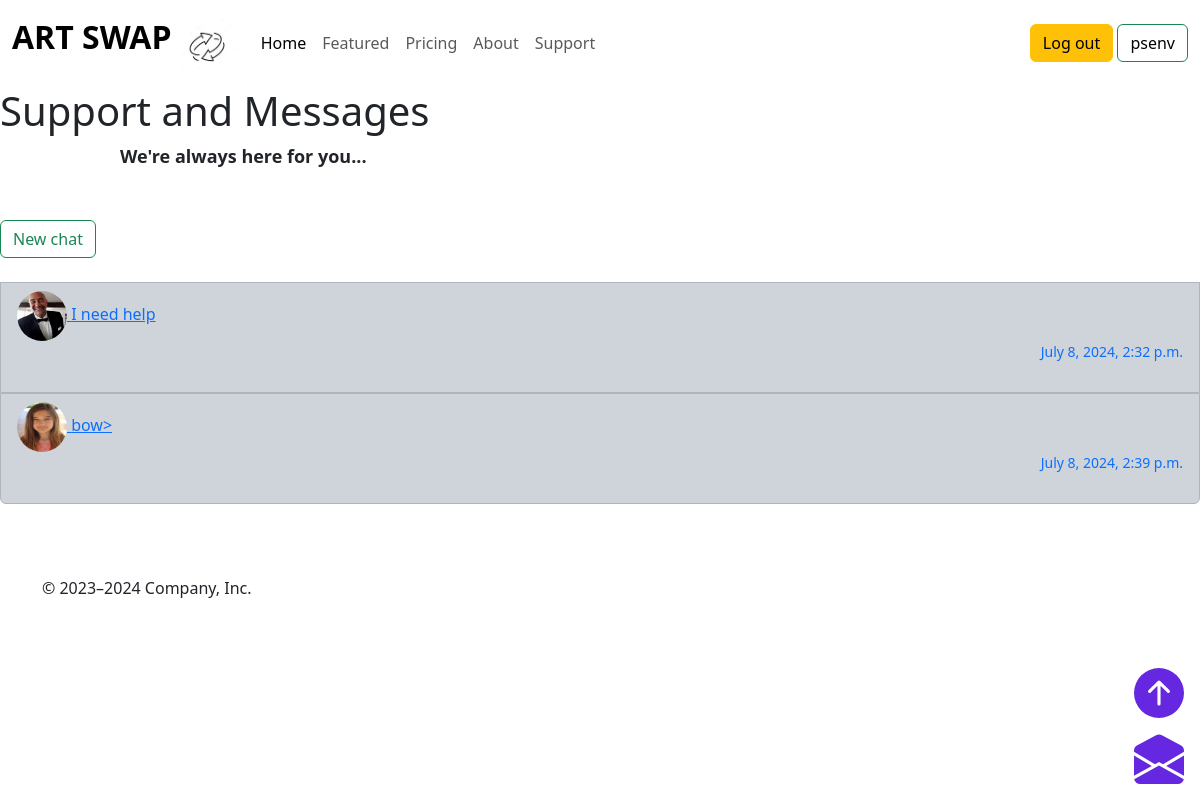
Page /support/ (signed in) on the committed database.
### base/models.py (models this page shows, shortened)
class Ticket(models.Model):
    ticket_id = models.CharField(max_length=20)
    subject = models.CharField(max_length=30)
    artist = models.ForeignKey(Artist, on_delete=models.CASCADE)
    support = models.ForeignKey(Support, on_delete=models.CASCADE)
    is_read= models.BooleanField(default=False)
    date_of_creation = models.DateTimeField(auto_now_add=True)

class Support(models.Model):
    name = models.CharField(max_length=30)
    location = models.CharField(max_length=20)
    pfp = models.ImageField(upload_to='images/')

### base/views.py (the view)
# urls.py: path('support/', views.support, name='support'),
def support(request):
    company_name = Company_name.objects.first()
    if request.user.is_authenticated:
        artist = Artist.objects.get(user = request.user)
        tickets = Ticket.objects.filter(artist = artist)
        context = {'artist':artist, 'company_name':company_name,'tickets':tickets}
        return render(request, 'base/support.html', context)
    else:
        return HttpResponseRedirect(reverse('base:login'))

### base/templates/base/support.html (shortened to what this page needs)
{% extends 'base/base.html' %}
{% load static %}
{%block content%}
<div>
    <div>
        <h1 class="about-us">
            Support and Messages
        </h1>
        <p class="principles-text">
            We're always here for you...
        </p>
    </div>
    <br>
    <div style="position: relative;">
        <button onclick="issue()" class="btn btn-outline-success">
            New chat
        </button>
    </div>
    <br>
    <ul class="list-group">
        {% for ticket in tickets %}
        <a class="links" href="{% url 'base:ticket' ticket.ticket_id %}">
            {% if ticket.is_read %}
            <li class="list-group-item list-group-item-dark">
                {% else %}
            <li class="list-group-item list-group-item-success">
                {% endif %}
                <img src="{{ticket.support.pfp.url}}" alt="" class="support_pfp">
                {{ticket.subject}} <br>
                <small class="datess"> {{ticket.date_of_creation}} </small>
        </a>
        {% endfor %}
    </ul>
    <br>
</div>
{%endblock%}

### base/templates/base/base.html (shortened to what this page needs)
<html lang="en" data-bs-theme="light">
{% load static %}
<head>
    <link rel="stylesheet" href="https://cdn.jsdelivr.net/npm/@docsearch/css@3">
    <link href="https://cdn.jsdelivr.net/npm/bootstrap@5.3.3/dist/css/bootstrap.min.css" rel="stylesheet"
>
    <link href="carousel.css" rel="stylesheet">
    <link rel="stylesheet" href="{% static 'css/base.css' %}">
</head>
<body>
    <div class="dropdown position-fixed bottom-0 end-0 mb-3 me-3 bd-mode-toggle">
      <p class="float-end"><a class="bi-arrow-up-circle-fill-link" href="#">
        <svg xmlns="http://www.w3.org/2000/svg" width="50" height="50" fill="currentColor" class="bi bi-arrow-up-circle-fill" viewBox="0 0 16 16">
          <path d="M16 8A8 8 0 1 0 0 8a8 8 0 0 0 16 0m-7.5 3.5a.5.5 0 0 1-1 0V5.707L5.354 7.854a.5.5 0 1 1-.708-.708l3-3a.5.5 0 0 1 .708 0l3 3a.5.5 0 0 1-.708.708L8.5 5.707z"/>
        </svg>
      </a></p>
      <br> <br>
      <a href="{% url 'base:chats' %}">
    </div>
    <header>
        <nav class="navbar navbar-expand-lg my_nav">
            <div class="container-fluid">
              <a class="navbar-brand" href="{% url 'base:home' %}">
                <span style="font-size: xx-large; font-weight: 900;">ART SWAP</span>
                <img src="{% static 'images/download.jpg' %}" width="60" height="60" alt="">
              </a>
              <div class="collapse navbar-collapse" id="navbarText">
                <ul class="navbar-nav me-auto mb-2 mb-lg-0">
                  <li class="nav-item">
                    <a class="nav-link active" aria-current="page" href="{% url 'base:home' %}">Home</a>
                  </li>
                  <li class="nav-item">
                    <a class="nav-link" href="{% url 'base:featured' %}">Featured</a>
                  </li>
                  <li class="nav-item">
                    <a class="nav-link" href="{% url 'base:pricing' %}">Pricing</a>
                  </li>
                  <li class="nav-item">
                    <a class="nav-link" href="{% url 'base:about' %}">About</a>
                  </li>
                  <li>
                    <a class="nav-link" href="{% url 'base:support' %}">Support</a>
                  </li>
                </ul>
                <span class="navbar-text">
                    {% if request.user.is_authenticated %}
                    <a class="btn btn-warning" href="{% url 'base:logout' %}">Log out</a>
                    <a class="btn btn-outline-success" href="{% url 'base:profile' %}">{{request.user.username}}</a>
                    {% else %}
                    <a class="btn btn-success" href="{% url 'base:login' %}">Log in</a>
                    &nbsp;
                    <a class="btn btn-primary" href="{% url 'base:register' %}">Sign up</a>
                    {% endif %}
                </span>
              </div>
            </div>
          </nav>
    </header>
    <main>
        <div class=" box">
        {% block content %}
        {% endblock %}
        <br>
        <br>
    </div>
        <footer class="container">
            <p>© 2023–2024 Company, Inc.</p>
        </footer>
    </main>
</body>
</html>

### static/css/base.css (style rules this page uses)
.list-group-item { padding-bottom: 30px; }
.support_pfp { width: 50px; height: 50px; display: inline; border-radius: 50%; }
.datess { display: flex; float: inline-end; }
.bi { vertical-align: -.125em; fill: green; }
.bi-arrow-up-circle-fill { color: #6528e0; }
.bi-envelope-open-fill { color: #6528e0; }
.principles-text { font-weight: 700; font-size: large; width: 70%; margin-left: 10%; padding-bottom: 10px; }
.bd-mode-toggle { z-index: 1500; }
.bi { vertical-align: -.125em; fill: currentColor; }

### rows in the picture
Ticket: support.pfp (picture), subject "I need help", date_of_creation "July 8, 2024, 2:32 p.m."
Ticket: support.pfp (picture), subject "bow>", date_of_creation "July 8, 2024, 2:39 p.m."

### other values in the picture
{{ request.user.username }} "psenv"
